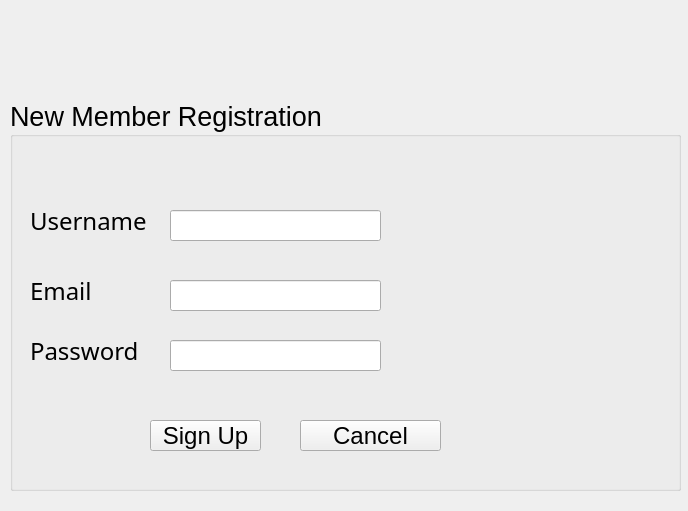
<?xml version="1.0" encoding="UTF-8"?>
<ui version="4.0">
 <class>RegisterForm</class>
 <widget class="QWidget" name="RegisterForm">
  <property name="geometry">
   <rect>
    <x>0</x>
    <y>0</y>
    <width>688</width>
    <height>511</height>
   </rect>
  </property>
  <property name="windowTitle">
   <string>Form</string>
  </property>
  <widget class="QGroupBox" name="RegistrationGroupbox">
   <property name="geometry">
    <rect>
     <x>10</x>
     <y>100</y>
     <width>671</width>
     <height>391</height>
    </rect>
   </property>
   <property name="font">
    <font>
     <pointsize>20</pointsize>
    </font>
   </property>
   <property name="title">
    <string>New Member Registration</string>
   </property>
   <widget class="QLabel" name="UsernameLabel">
    <property name="geometry">
     <rect>
      <x>20</x>
      <y>90</y>
      <width>151</width>
      <height>61</height>
     </rect>
    </property>
    <property name="font">
     <font>
      <family>Segoe MDL2 Assets</family>
      <pointsize>18</pointsize>
     </font>
    </property>
    <property name="text">
     <string>Username</string>
    </property>
   </widget>
   <widget class="QLineEdit" name="UsernameField">
    <property name="geometry">
     <rect>
      <x>160</x>
      <y>110</y>
      <width>211</width>
      <height>31</height>
     </rect>
    </property>
   </widget>
   <widget class="QLabel" name="PasswordLabel">
    <property name="geometry">
     <rect>
      <x>20</x>
      <y>220</y>
      <width>131</width>
      <height>61</height>
     </rect>
    </property>
    <property name="font">
     <font>
      <family>Segoe MDL2 Assets</family>
      <pointsize>18</pointsize>
     </font>
    </property>
    <property name="text">
     <string>Password</string>
    </property>
   </widget>
   <widget class="QLineEdit" name="PasswordField">
    <property name="geometry">
     <rect>
      <x>160</x>
      <y>240</y>
      <width>211</width>
      <height>31</height>
     </rect>
    </property>
    <property name="echoMode">
     <enum>QLineEdit::EchoMode::Password</enum>
    </property>
   </widget>
   <widget class="QLabel" name="EmailLabel">
    <property name="geometry">
     <rect>
      <x>20</x>
      <y>160</y>
      <width>81</width>
      <height>61</height>
     </rect>
    </property>
    <property name="font">
     <font>
      <family>Segoe MDL2 Assets</family>
      <pointsize>18</pointsize>
     </font>
    </property>
    <property name="text">
     <string>Email</string>
    </property>
   </widget>
   <widget class="QLineEdit" name="EmailTextField">
    <property name="geometry">
     <rect>
      <x>160</x>
      <y>180</y>
      <width>211</width>
      <height>31</height>
     </rect>
    </property>
   </widget>
   <widget class="QPushButton" name="SignUpButton">
    <property name="geometry">
     <rect>
      <x>140</x>
      <y>320</y>
      <width>111</width>
      <height>31</height>
     </rect>
    </property>
    <property name="font">
     <font>
      <pointsize>18</pointsize>
     </font>
    </property>
    <property name="text">
     <string>Sign Up</string>
    </property>
   </widget>
   <widget class="QPushButton" name="CancelButton">
    <property name="geometry">
     <rect>
      <x>290</x>
      <y>320</y>
      <width>141</width>
      <height>31</height>
     </rect>
    </property>
    <property name="font">
     <font>
      <pointsize>18</pointsize>
     </font>
    </property>
    <property name="text">
     <string>Cancel</string>
    </property>
   </widget>
  </widget>
 </widget>
 <resources/>
 <connections/>
</ui>
